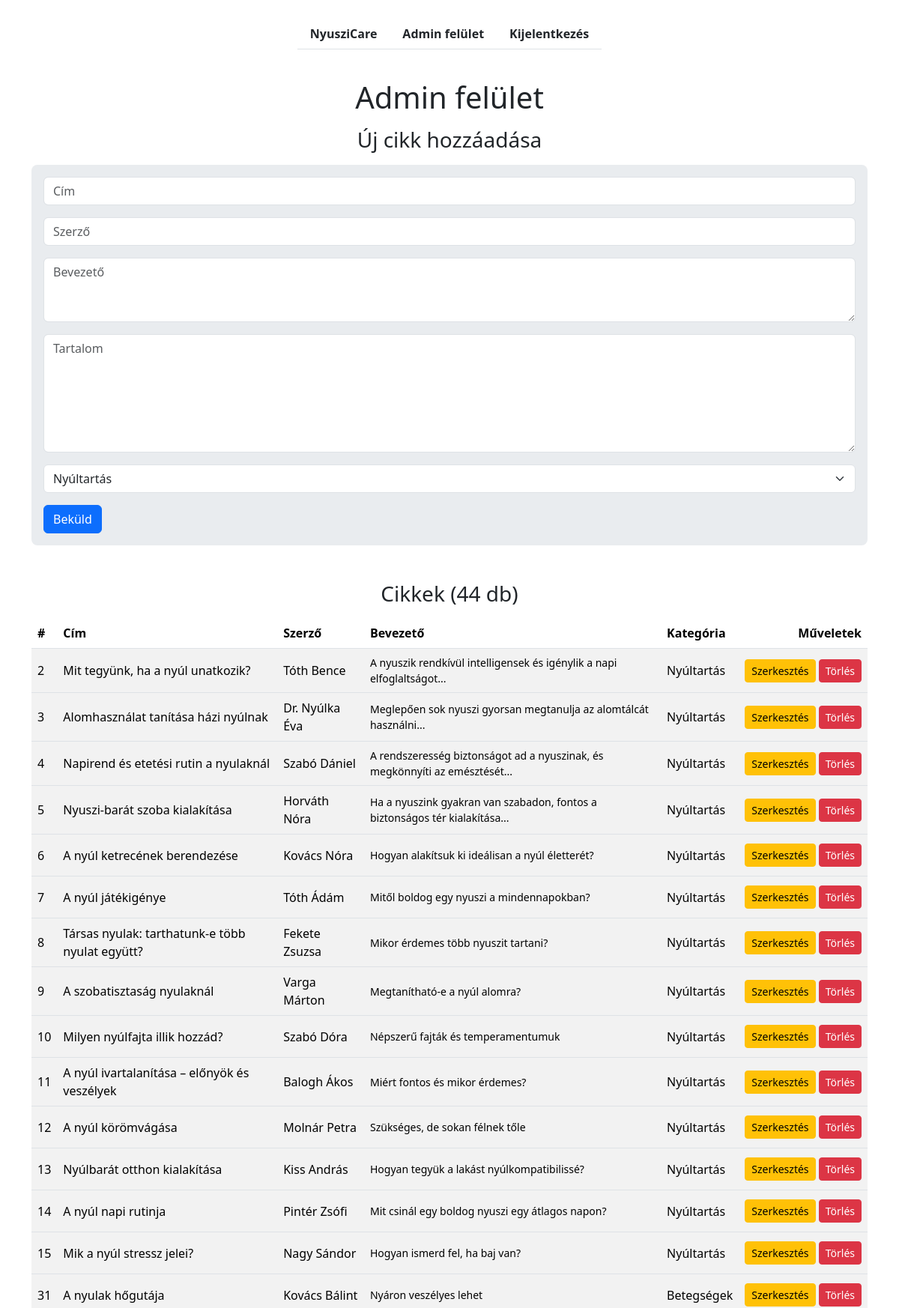
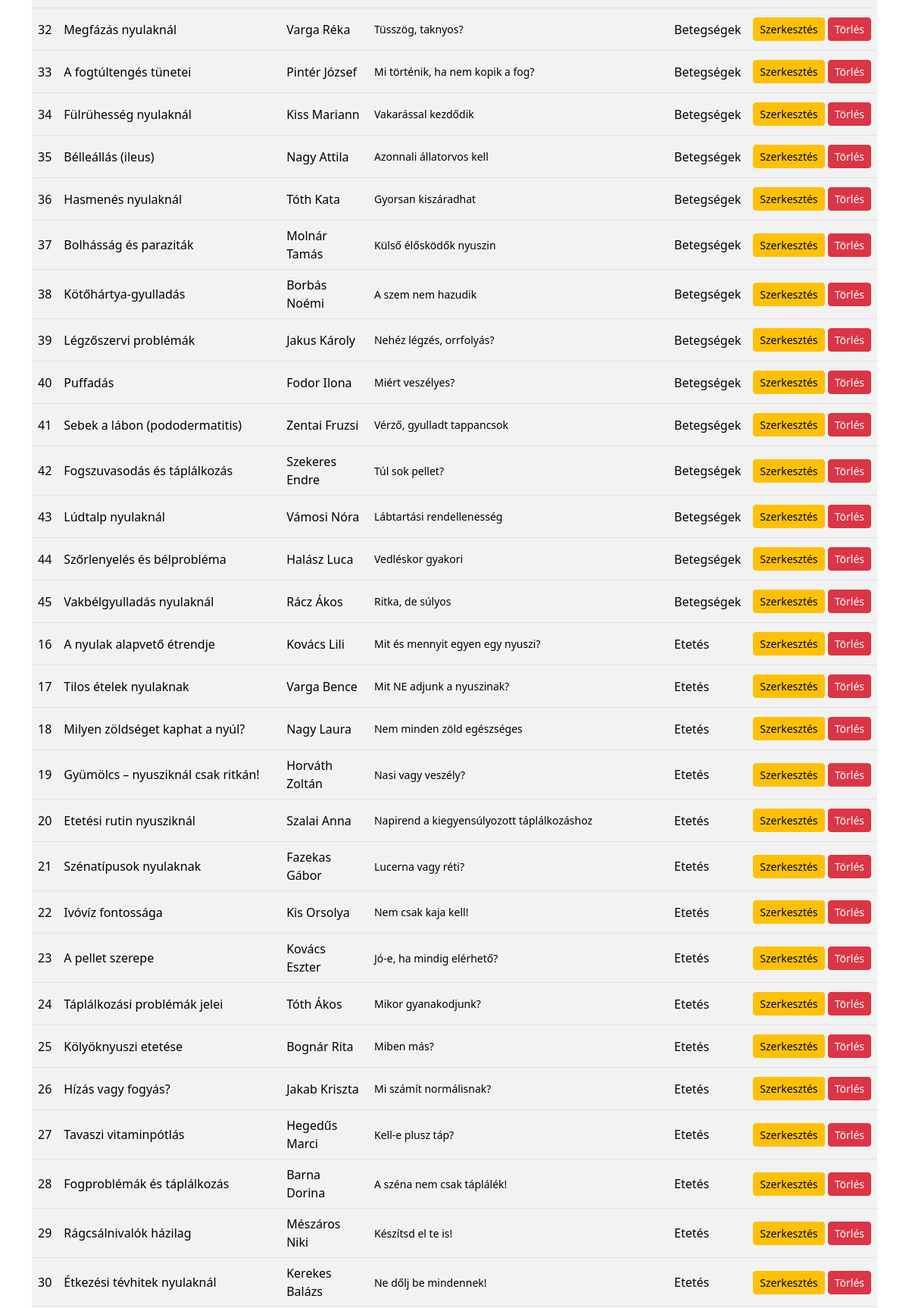
Screenshot of /admin/admin.php (signed in, upper part) with the database file from the repository (2 pictures, top to bottom).
### tables this page shows
CREATE TABLE `cikkek` (
  `id` int(11) NOT NULL AUTO_INCREMENT,
  `cim` varchar(255) NOT NULL,
  `szerzo` varchar(40) NOT NULL,
  `bevezeto` varchar(400) NOT NULL,
  `tartalom` text NOT NULL,
  `kategoria` enum('Nyultartas','Betegsegek','Etetes') NOT NULL,
  PRIMARY KEY (`id`),
  KEY `cikkek_kategoria_index` (`kategoria`)
);

### includes/functions.php (called while the page is built, shortened)
<?php
function e($value): string
{
    return htmlspecialchars((string)$value, ENT_QUOTES, 'UTF-8');
}
function old(string $key, string $default = ''): string
{
    return e($_SESSION['old'][$key] ?? $default);
}
function dbExecute(mysqli $db, string $sql, array $params = []): mysqli_stmt
{
    $stmt = mysqli_prepare($db, $sql);
    mysqli_stmt_execute($stmt);
    return $stmt;
}
function dbFetchAll(mysqli $db, string $sql, array $params = []): array
{
    $result = mysqli_stmt_get_result(dbExecute($db, $sql, $params));
    return mysqli_fetch_all($result, MYSQLI_ASSOC);
}

### admin/admin.php (the view, shortened to what this page needs)
<?php
require __DIR__ . '/../includes/init.php';
$cikkek = dbFetchAll($connection, 'SELECT id, cim, szerzo, bevezeto, tartalom, kategoria FROM cikkek ORDER BY kategoria, id');
include __DIR__ . '/../includes/header.php';
function kategoriaSelect(string $kivalasztott): string
{
    $html = '<select class="form-select" name="kategoria" required>';
    foreach (KATEGORIAK as $ertek => $nev) {
        $selected = $ertek === $kivalasztott ? ' selected' : '';
        $html .= '<option value="' . e($ertek) . '"' . $selected . '>' . e($nev) . '</option>';
    }
    return $html . '</select>';
}
?>
<div class="container">
  <h1 class="text-center mt-3">Admin felület</h1>
  <h3 class="text-center my-3">Új cikk hozzáadása</h3>
  <div class="bg-body-secondary rounded-3 p-3 mb-5">
    <form action="admin_process.php" method="post">
      <div class="d-grid gap-3">
        <input class="form-control" type="text" name="cim" value="<?php print old('cim') ?>" placeholder="Cím" required>
        <input class="form-control" type="text" name="szerzo" value="<?php print old('szerzo') ?>" placeholder="Szerző" required>
        <textarea class="form-control" name="bevezeto" placeholder="Bevezető" rows="3" required><?php print old('bevezeto') ?></textarea>
        <textarea class="form-control" name="tartalom" placeholder="Tartalom" rows="6" required><?php print old('tartalom') ?></textarea>
        <?php print kategoriaSelect($_SESSION['old']['kategoria'] ?? NYILVANOS_KATEGORIA) ?>
        <div>
          <button type="submit" class="btn btn-primary">Beküld</button>
        </div>
      </div>
    </form>
  </div>
  <h3 class="text-center my-3">Cikkek (<?php print count($cikkek) ?> db)</h3>
  <div class="table-responsive">
    <table class="table table-striped align-middle">
      <thead>
        <tr>
          <th scope="col">#</th>
          <th scope="col">Cím</th>
          <th scope="col">Szerző</th>
          <th scope="col">Bevezető</th>
          <th scope="col">Kategória</th>
          <th scope="col" class="text-end">Műveletek</th>
        </tr>
      </thead>
      <tbody>
        <?php foreach ($cikkek as $row) { $cikkId = (int)$row['id']; ?>
          <tr>
            <td><?php print $cikkId ?></td>
            <td><?php print e($row['cim']) ?></td>
            <td><?php print e($row['szerzo']) ?></td>
            <td class="small"><?php print e($row['bevezeto']) ?></td>
            <td><?php print e(KATEGORIAK[$row['kategoria']] ?? $row['kategoria']) ?></td>
            <td class="text-end text-nowrap">
              <button type="button" class="btn btn-warning btn-sm my-1" data-bs-toggle="collapse" data-bs-target="#szerkeszt_<?php print $cikkId ?>">Szerkesztés</button>
              <form action="admin_process.php" method="post" class="d-inline" onsubmit="return confirm('Biztosan törlöd ezt a cikket?');">
                <button type="submit" class="btn btn-danger btn-sm my-1">Törlés</button>
              </form>
            </td>
          </tr>
        <?php } ?>
      </tbody>
    </table>
  </div>
</div>
<?php
include __DIR__ . '/../includes/footer.php';
?>

### rows the page displays
cikkek: id "2", cim "Mit tegyünk, ha a nyúl unatkozik?", szerzo "Tóth Bence", bevezeto "A nyuszik rendkívül intelligensek és igénylik a napi elfoglaltságot...", kategoria "Nyúltartás"
cikkek: id "3", cim "Alomhasználat tanítása házi nyúlnak", szerzo "Dr. Nyúlka Éva", bevezeto "Meglepően sok nyuszi gyorsan megtanulja az alomtálcát használni...", kategoria "Nyúltartás"
cikkek: id "4", cim "Napirend és etetési rutin a nyulaknál", szerzo "Szabó Dániel", bevezeto "A rendszeresség biztonságot ad a nyuszinak, és megkönnyíti az emésztését...", kategoria "Nyúltartás"
cikkek: id "5", cim "Nyuszi-barát szoba kialakítása", szerzo "Horváth Nóra", bevezeto "Ha a nyuszink gyakran van szabadon, fontos a biztonságos tér kialakítása...", kategoria "Nyúltartás"
cikkek: id "6", cim "A nyúl ketrecének berendezése", szerzo "Kovács Nóra", bevezeto "Hogyan alakítsuk ki ideálisan a nyúl életterét?", kategoria "Nyúltartás"
cikkek: id "7", cim "A nyúl játékigénye", szerzo "Tóth Ádám", bevezeto "Mitől boldog egy nyuszi a mindennapokban?", kategoria "Nyúltartás"
cikkek: id "8", cim "Társas nyulak: tarthatunk-e több nyulat együtt?", szerzo "Fekete Zsuzsa", bevezeto "Mikor érdemes több nyuszit tartani?", kategoria "Nyúltartás"
cikkek: id "9", cim "A szobatisztaság nyulaknál", szerzo "Varga Márton", bevezeto "Megtanítható-e a nyúl alomra?", kategoria "Nyúltartás"
cikkek: id "10", cim "Milyen nyúlfajta illik hozzád?", szerzo "Szabó Dóra", bevezeto "Népszerű fajták és temperamentumuk", kategoria "Nyúltartás"
cikkek: id "11", cim "A nyúl ivartalanítása – előnyök és veszélyek", szerzo "Balogh Ákos", bevezeto "Miért fontos és mikor érdemes?", kategoria "Nyúltartás"
cikkek: id "12", cim "A nyúl körömvágása", szerzo "Molnár Petra", bevezeto "Szükséges, de sokan félnek tőle", kategoria "Nyúltartás"
cikkek: id "13", cim "Nyúlbarát otthon kialakítása", szerzo "Kiss András", bevezeto "Hogyan tegyük a lakást nyúlkompatibilissé?", kategoria "Nyúltartás"
cikkek: id "14", cim "A nyúl napi rutinja", szerzo "Pintér Zsófi", bevezeto "Mit csinál egy boldog nyuszi egy átlagos napon?", kategoria "Nyúltartás"
cikkek: id "15", cim "Mik a nyúl stressz jelei?", szerzo "Nagy Sándor", bevezeto "Hogyan ismerd fel, ha baj van?", kategoria "Nyúltartás"
cikkek: id "31", cim "A nyulak hőgutája", szerzo "Kovács Bálint", bevezeto "Nyáron veszélyes lehet", kategoria "Betegségek"
cikkek: id "32", cim "Megfázás nyulaknál", szerzo "Varga Réka", bevezeto "Tüsszög, taknyos?", kategoria "Betegségek"
cikkek: id "33", cim "A fogtúltengés tünetei", szerzo "Pintér József", bevezeto "Mi történik, ha nem kopik a fog?", kategoria "Betegségek"
cikkek: id "34", cim "Fülrühesség nyulaknál", szerzo "Kiss Mariann", bevezeto "Vakarással kezdődik", kategoria "Betegségek"
cikkek: id "35", cim "Bélleállás (ileus)", szerzo "Nagy Attila", bevezeto "Azonnali állatorvos kell", kategoria "Betegségek"
cikkek: id "36", cim "Hasmenés nyulaknál", szerzo "Tóth Kata", bevezeto "Gyorsan kiszáradhat", kategoria "Betegségek"
cikkek: id "37", cim "Bolhásság és paraziták", szerzo "Molnár Tamás", bevezeto "Külső élősködők nyuszin", kategoria "Betegségek"
cikkek: id "38", cim "Kötőhártya-gyulladás", szerzo "Borbás Noémi", bevezeto "A szem nem hazudik", kategoria "Betegségek"
cikkek: id "39", cim "Légzőszervi problémák", szerzo "Jakus Károly", bevezeto "Nehéz légzés, orrfolyás?", kategoria "Betegségek"
cikkek: id "40", cim "Puffadás", szerzo "Fodor Ilona", bevezeto "Miért veszélyes?", kategoria "Betegségek"
cikkek: id "41", cim "Sebek a lábon (pododermatitis)", szerzo "Zentai Fruzsi", bevezeto "Vérző, gyulladt tappancsok", kategoria "Betegségek"
cikkek: id "42", cim "Fogszuvasodás és táplálkozás", szerzo "Szekeres Endre", bevezeto "Túl sok pellet?", kategoria "Betegségek"
cikkek: id "43", cim "Lúdtalp nyulaknál", szerzo "Vámosi Nóra", bevezeto "Lábtartási rendellenesség", kategoria "Betegségek"
cikkek: id "44", cim "Szőrlenyelés és bélprobléma", szerzo "Halász Luca", bevezeto "Vedléskor gyakori", kategoria "Betegségek"
cikkek: id "45", cim "Vakbélgyulladás nyulaknál", szerzo "Rácz Ákos", bevezeto "Ritka, de súlyos", kategoria "Betegségek"
cikkek: id "16", cim "A nyulak alapvető étrendje", szerzo "Kovács Lili", bevezeto "Mit és mennyit egyen egy nyuszi?", kategoria "Etetés"
cikkek: id "17", cim "Tilos ételek nyulaknak", szerzo "Varga Bence", bevezeto "Mit NE adjunk a nyuszinak?", kategoria "Etetés"
cikkek: id "18", cim "Milyen zöldséget kaphat a nyúl?", szerzo "Nagy Laura", bevezeto "Nem minden zöld egészséges", kategoria "Etetés"
cikkek: id "19", cim "Gyümölcs – nyusziknál csak ritkán!", szerzo "Horváth Zoltán", bevezeto "Nasi vagy veszély?", kategoria "Etetés"
cikkek: id "20", cim "Etetési rutin nyusziknál", szerzo "Szalai Anna", bevezeto "Napirend a kiegyensúlyozott táplálkozáshoz", kategoria "Etetés"
cikkek: id "21", cim "Szénatípusok nyulaknak", szerzo "Fazekas Gábor", bevezeto "Lucerna vagy réti?", kategoria "Etetés"
cikkek: id "22", cim "Ivóvíz fontossága", szerzo "Kis Orsolya", bevezeto "Nem csak kaja kell!", kategoria "Etetés"
cikkek: id "23", cim "A pellet szerepe", szerzo "Kovács Eszter", bevezeto "Jó-e, ha mindig elérhető?", kategoria "Etetés"
cikkek: id "24", cim "Táplálkozási problémák jelei", szerzo "Tóth Ákos", bevezeto "Mikor gyanakodjunk?", kategoria "Etetés"
cikkek: id "25", cim "Kölyöknyuszi etetése", szerzo "Bognár Rita", bevezeto "Miben más?", kategoria "Etetés"
cikkek: id "26", cim "Hízás vagy fogyás?", szerzo "Jakab Kriszta", bevezeto "Mi számít normálisnak?", kategoria "Etetés"
cikkek: id "27", cim "Tavaszi vitaminpótlás", szerzo "Hegedűs Marci", bevezeto "Kell-e plusz táp?", kategoria "Etetés"
cikkek: id "28", cim "Fogproblémák és táplálkozás", szerzo "Barna Dorina", bevezeto "A széna nem csak táplálék!", kategoria "Etetés"
cikkek: id "29", cim "Rágcsálnivalók házilag", szerzo "Mészáros Niki", bevezeto "Készítsd el te is!", kategoria "Etetés"
cikkek: id "30", cim "Étkezési tévhitek nyulaknál", szerzo "Kerekes Balázs", bevezeto "Ne dőlj be mindennek!", kategoria "Etetés"

### other values shown
count($cikkek) "44"
form field kategoria "Nyúltartás"
